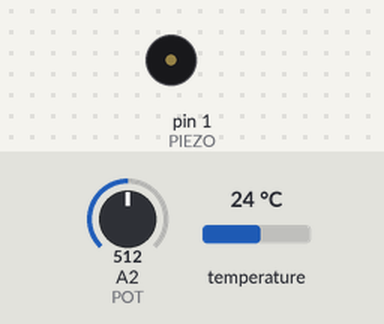
A sketch run on a simulated Arduino Uno, built with avr-gcc and run on an emulated ATmega328P. Parts: buzzer (waves = sounding). The test bench sets the inputs (shaded band); at power-on: A2 (POT) = 512, temperature 24 °C.

Above: at 2.9 s.
3.0 s: A2 (POT) set to 0
At 3.9 s:
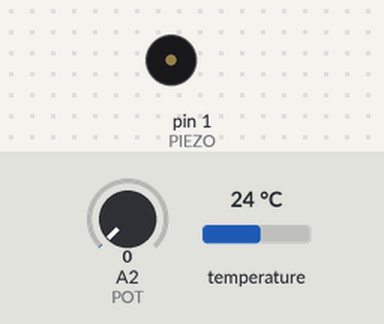
4.9 s: A2 (POT) set to 8
6.8 s: A2 (POT) set to 11
11.6 s: temperature set to 19.7 °C
15.1 s: temperature set to 18.3 °C
At 15.8 s:
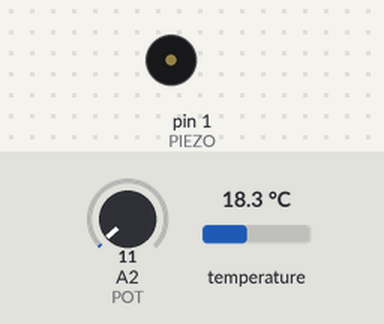
18.6 s: temperature set to 12 °C
Timing chart, 0 to 23.1 s (numbered marks = the images above; inputs shaded):
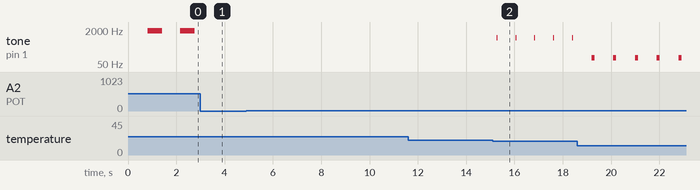

The sketch:

Audio_Thermometer.ino
```cpp
#include <OneWire.h>  // The thermometer is connected to a OneWire bus - load the 'drivers' for that
#include <DallasTemperature.h> // It's a Dallas (Maxim) thermometer - load the code for that

// these #define lines are like a find/replace - the compiler will substitute the human readable value on the left
// with the actual definition on the right
#define THERMOMETER 3 // Pin 2 on the DIP-8 packaged chip
#define POT A2        // Pin 3 on the DIP-8 packaged chip
#define PIEZO 1       // Pin 7 on the DIP-8 packaged chip


// Setup the OneWire and thermometer interface
OneWire oneWire(THERMOMETER); // THERMOMETER is defined above. If we change its pin, we only need to change it in one spot
DallasTemperature sensors(&oneWire);

void setup() {
  // This code runs once when  we power on
  sensors.begin(); // This tells the OneWire bus to start
  pinMode(PIEZO, OUTPUT);
}

void loop() {
  // This code will run in a loop forever
  float temp = 0; // We'll use the 'temp' variable for storing temperature from the thermometer
  int pot = 0; // We'll store the value of the potentiometer's wiper in variable 'pot'
  long unsigned int ttone = 0; // We'll store the frequency (in Hertz) of what we'll play in the ttone variable

  // Read the temperature
  sensors.requestTemperatures(); // Send the command to get temperatures
  temp = sensors.getTempCByIndex(0); // store the temperature in variable 'temp'

  // Read the value of the pot wiper

  pot = analogRead(POT);
  pot = pot / 10;

  // The thermometer reports in degrees C, but down to -55. We need this to be a positive value
  temp = temp + 60;

  // Convert it to a range we can hear
  ttone = (pot * temp) - (pot * 50);

  tinyTone(ttone,600);
}


void tinyTone(long int freq,long int duration) {
  long unsigned int period;
  long unsigned int cycles;

  // Work out the period of our frequency in usec
  period = 1000000 / freq;

  // We're given a duration in ms so need to convert it
  duration = duration * 1000;

  // how many cycles of this will we need to get to our duration?
  cycles = duration / period;

  // Devide the period in half, we'll be off half the time, and on half the time
  period = period / 2;

  // Need to add a little fudge factor of about 5% - the looping takes a tiny bit of time
  // do this in two steps to keep it all integer maths
  period = period * 95;
  period = period / 100;

  while (cycles != 0) { // comparing a number against zero is more hardware efficient
    digitalWrite(PIEZO,HIGH);
    delayMicroseconds(period);
    digitalWrite(PIEZO,LOW);
    delayMicroseconds(period);
    cycles--; // counting down is also more efficient on the AVR
  }
}
```

Measured:
- the behaviour switches between 19 and 18.9 °C on temperature (found by bisection; images 1 and 2)
- after the input at 3.0 s, tone on pin 1 (PIEZO): stays silent (without the input it goes to 1808 Hz after 0.50 s)
- after the input at 4.9 s, every drawn part: stays the same
- after the input at 15.1 s, tone on pin 1 (PIEZO): alternates 857 Hz for 0.04 s and silent for 0.74 s, starting after 0.16 s
- by itself, tone on pin 1 (PIEZO): alternates 1808 Hz for 0.60 s and silent for 0.74 s
